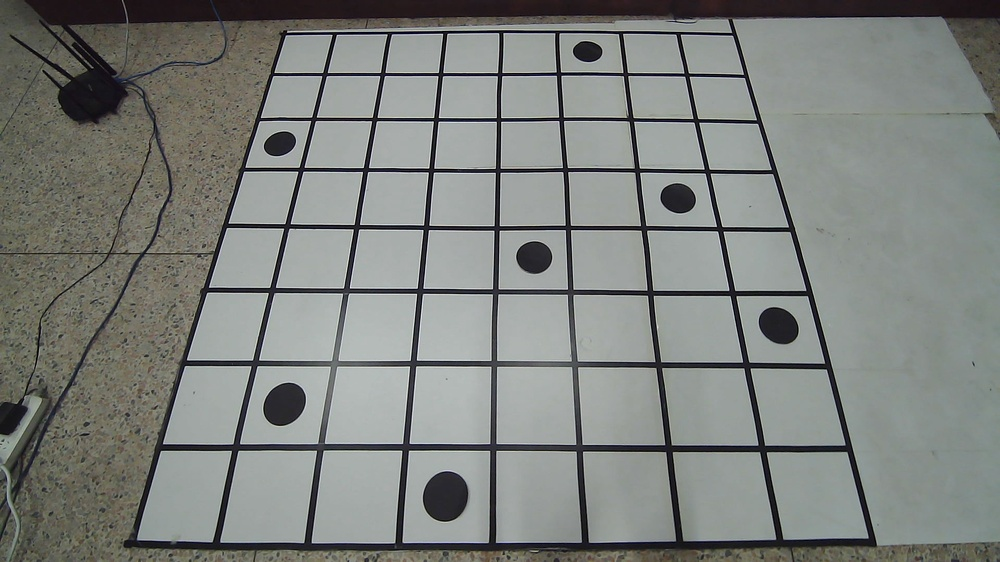
#> input picture img/a6.jpg, 1000 x 562 px, shrunk from 1920 x 1080 before the run, found by its file name
$ python 4_1_opencv_transparent_reverse.py   (older library calls are emulated)
#> lines starting #> are read from the running program, lines starting #| are printed output that depends on the picture; after the words box and inside, x2 and y2 are one past the last pixel; in counts of white or black regions, pixels touching at a corner belong together
#> in main, pic1 is the input picture: shape (562, 1000, 3); mean B, G, R 125.1, 128.8, 125.6
from imutils.perspective import four_point_transform
from imutils import contours
import numpy as np
import argparse
import imutils
import cv2
def perspective_transformation(img):
    # 读取图像，做灰度化、高斯模糊、膨胀、Canny边缘检测
    gray = cv2.cvtColor(img, cv2.COLOR_BGR2GRAY)
    blurred = cv2.GaussianBlur(gray, (5, 5), 0)
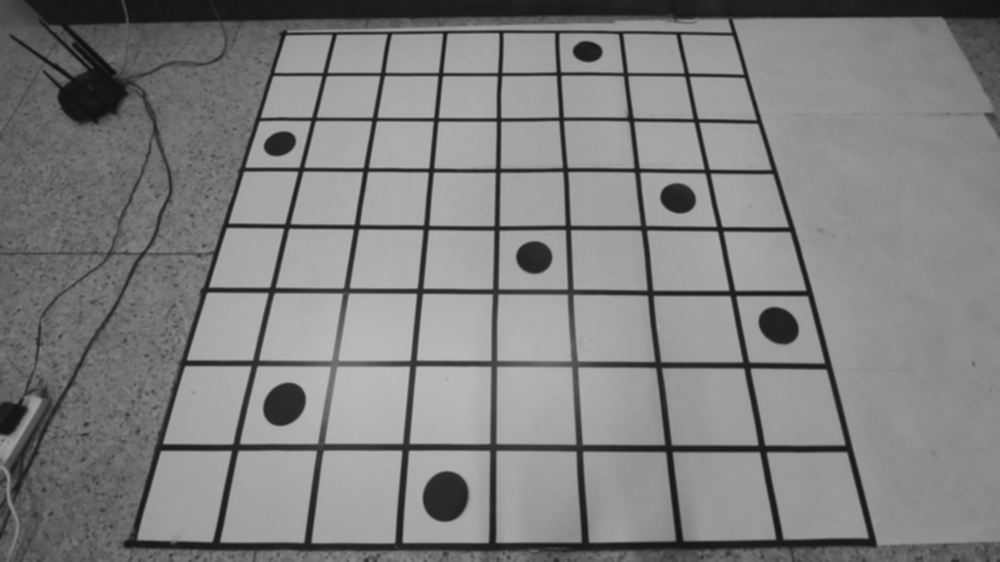
#> blurred: shape (562, 1000); min 15, max 188, mean 127.5
    dilate = cv2.dilate(blurred, cv2.getStructuringElement(cv2.MORPH_RECT, (3, 3)))#
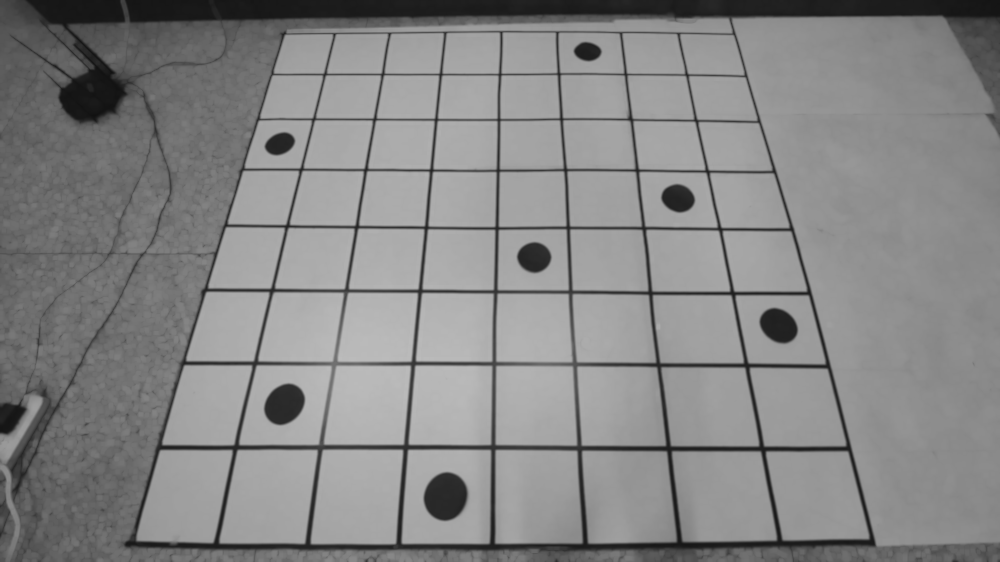
#> dilate: shape (562, 1000); min 17, max 188, mean 133.7
    edged = cv2.Canny(dilate, 75, 200)
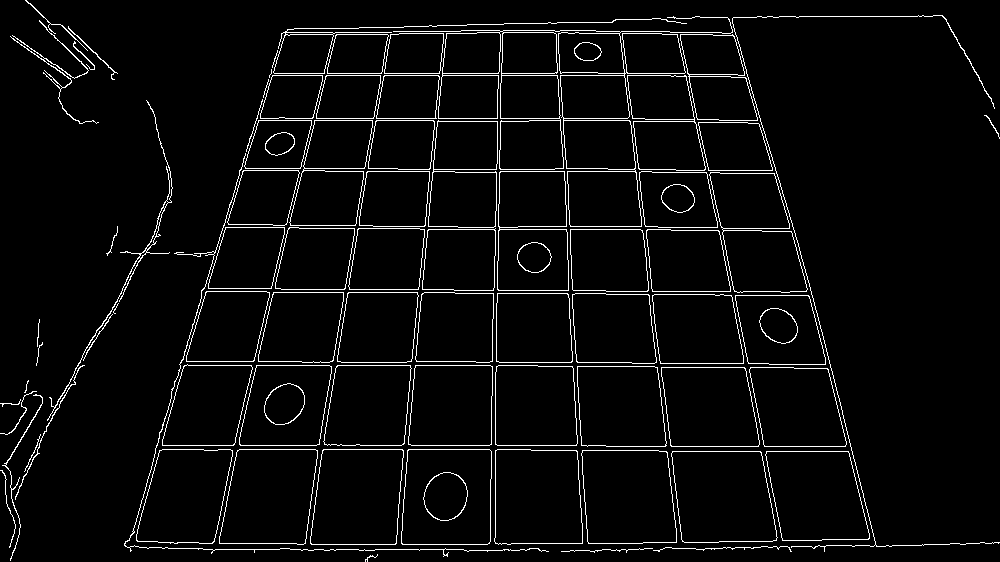
#> edged: shape (562, 1000); 4.1% white in thin lines or dots
    edged = cv2.Canny(dilate, 30, 120, 3)
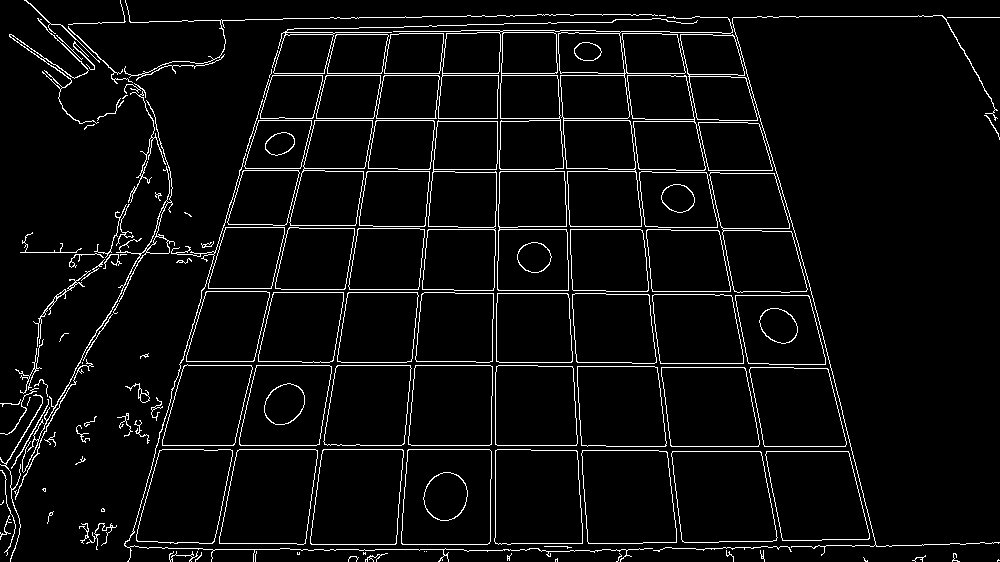
#> edged: shape (562, 1000); 4.8% white in thin lines or dots
    cnts = cv2.findContours(edged.copy(), cv2.RETR_EXTERNAL, cv2.CHAIN_APPROX_SIMPLE)
#> cnts = 132 contours, 66 with area under 20; largest, box (x1, y1, x2, y2) and area: (393, 16, 733, 227) 27220, (671, 451, 778, 543) 8392, (401, 449, 492, 545) 8208, (581, 450, 677, 544) 8102, (709, 172, 808, 293) 8044
    cnts = cnts[1]
#> cnts = 132 rows, first 6: [1, -1, -1, -1], [2, 0, -1, -1], [3, 1, -1, -1], [4, 2, -1, -1], [5, 3, -1, -1], [6, 4, -1, -1]
    #if imutils.is_cv2() else cnts[1]  # 判断是OpenCV2还是OpenCV3
    docCnt = None     # 确保至少找到一个轮廓
    if len(cnts) > 0:        # 按轮廓大小降序排列
#> (the run stopped early here; a loop or call above may not have finished)

$ run again, with img/a.jpg copied over img/a6.jpg
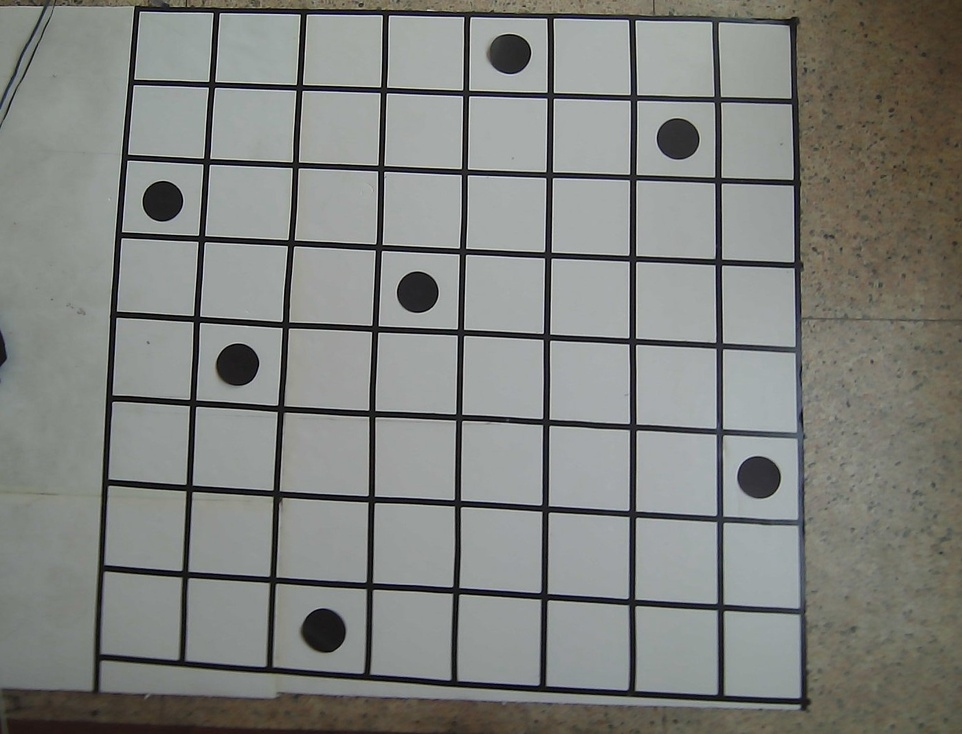
#> input picture img/a.jpg, 962 x 734 px, shrunk from 1400 x 1068 before the run, found by its file name
#> in main, pic1 is the input picture: shape (734, 962, 3); mean B, G, R 126.1, 129.9, 128.2
#> in perspective_transformation, `edged = cv2.Canny(dilate, 75, 200)`:
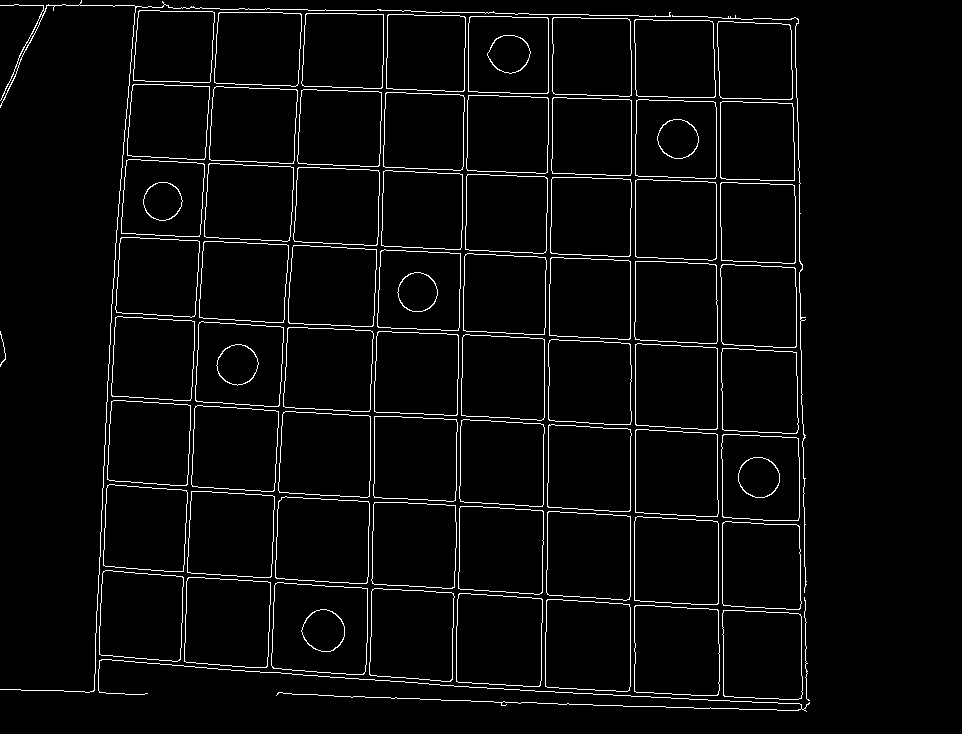
#> edged: shape (734, 962); 3.6% white in thin lines or dots, all inside (x1, y1, x2, y2) = (0, 0, 810, 712)
#> in perspective_transformation, `edged = cv2.Canny(dilate, 30, 120, 3)`:
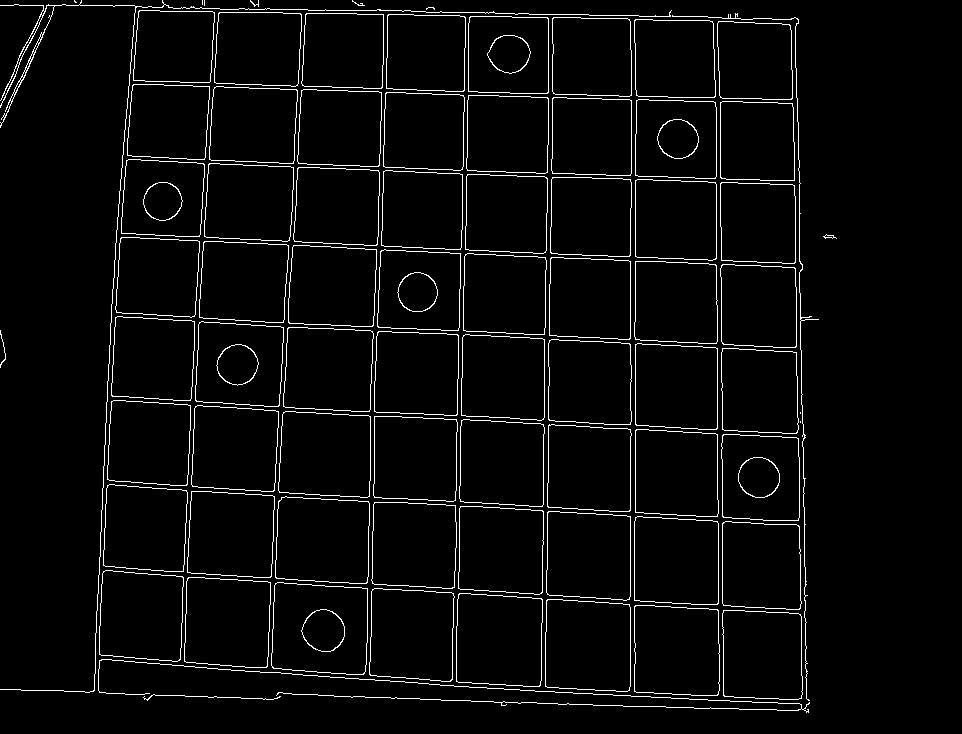
#> edged: shape (734, 962); 3.7% white in thin lines or dots, all inside (x1, y1, x2, y2) = (0, 0, 837, 713)
#> in perspective_transformation, `cnts = cv2.findContours(edged.copy(), cv2.RETR_EXTERNAL, cv2.CHAIN_APP..`: cnts = 78 contours, 11 with area under 20; largest, box (x1, y1, x2, y2) and area: (271, 582, 368, 675) 8120, (275, 496, 370, 584) 7540, (456, 593, 543, 687) 7522, (545, 599, 631, 692) 7428, (634, 605, 720, 696) 7318
#> in perspective_transformation, `cnts = cnts[1]`: cnts = 78 rows, first 6: [1, -1, -1, -1], [2, 0, -1, -1], [3, 1, -1, -1], [4, 2, -1, -1], [5, 3, -1, -1], [6, 4, -1, -1]
